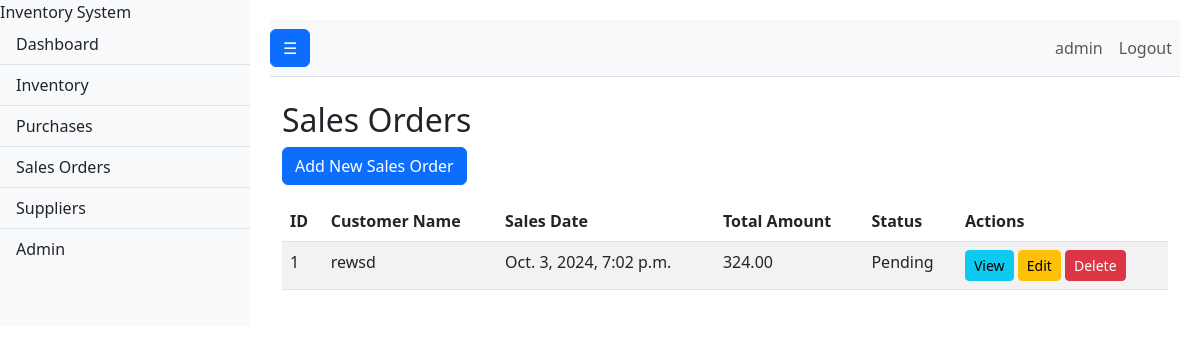
Before: /sales/ (signed in) with the older database file.
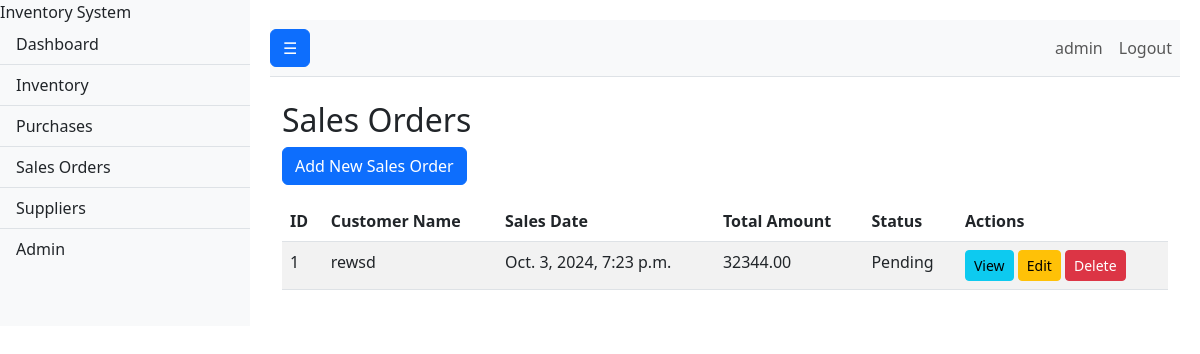
After: the same page with the newer database file.
### inventory/models.py (models this page shows, shortened)
class SalesOrder(models.Model):
    STATUS_CHOICES = [
        ('Pending', 'Pending'),
        ('Completed', 'Completed'),
        ('Cancelled', 'Cancelled'),
    ]
    customer_name = models.CharField(max_length=100)
    contact_number = models.CharField(max_length=20, blank=True, null=True)
    email = models.EmailField(blank=True, null=True)
    sales_date = models.DateTimeField(auto_now_add=True)
    total_amount = models.DecimalField(max_digits=10, decimal_places=2)
    status = models.CharField(max_length=10, choices=STATUS_CHOICES, default='Pending')
    created_at = models.DateTimeField(auto_now_add=True)
    updated_at = models.DateTimeField(auto_now=True)

### inventory/views.py (the view)
# urls.py: path('sales/', views.sales_order_list, name='sales_order_list'),
@login_required
def sales_order_list(request):
    sales_orders = SalesOrder.objects.all()
    return render(request, 'inventory/sales_order_list.html', {'sales_orders': sales_orders})

### inventory/templates/inventory/sales_order_list.html
{% extends 'inventory/base.html' %}
{% block content %}
    <h2>Sales Orders</h2>
    <a href="{% url 'inventory:add_sales_order' %}" class="btn btn-primary mb-3">Add New Sales Order</a>
    <table class="table table-striped">
        <thead>
            <tr>
                <th>ID</th>
                <th>Customer Name</th>
                <th>Sales Date</th>
                <th>Total Amount</th>
                <th>Status</th>
                <th>Actions</th>
            </tr>
        </thead>
        <tbody>
            {% for order in sales_orders %}
                <tr>
                    <td>{{ order.id }}</td>
                    <td>{{ order.customer_name }}</td>
                    <td>{{ order.sales_date }}</td>
                    <td>{{ order.total_amount }}</td>
                    <td>{{ order.status }}</td>
                    <td>
                        <a href="#" class="btn btn-sm btn-info">View</a>
                        <a href="#" class="btn btn-sm btn-warning">Edit</a>
                        <a href="#" class="btn btn-sm btn-danger">Delete</a>
                    </td>
                </tr>
            {% empty %}
                <tr>
                    <td colspan="6">No sales orders recorded.</td>
                </tr>
            {% endfor %}
        </tbody>
    </table>
{% endblock %}

Changed rows visible on the page:
changed SalesOrder "rewsd": sales_date "Oct. 3, 2024, 7:02 p.m." → "Oct. 3, 2024, 7:23 p.m."; total_amount "324.00" → "32344.00"
